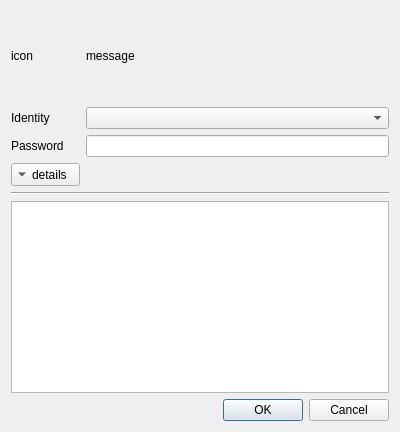
<?xml version="1.0" encoding="UTF-8"?>
<ui version="4.0">
 <class>DialogAgent</class>
 <widget class="QDialog" name="DialogAgent">
  <property name="geometry">
   <rect>
    <x>0</x>
    <y>0</y>
    <width>400</width>
    <height>432</height>
   </rect>
  </property>
  <property name="sizePolicy">
   <sizepolicy hsizetype="Preferred" vsizetype="MinimumExpanding">
    <horstretch>0</horstretch>
    <verstretch>0</verstretch>
   </sizepolicy>
  </property>
  <property name="minimumSize">
   <size>
    <width>400</width>
    <height>0</height>
   </size>
  </property>
  <property name="windowTitle">
   <string>Authentication Required</string>
  </property>
  <layout class="QGridLayout" name="gridLayout">
   <property name="sizeConstraint">
    <enum>QLayout::SetMinimumSize</enum>
   </property>
   <item row="2" column="1">
    <widget class="QLineEdit" name="lineEditPassword">
     <property name="echoMode">
      <enum>QLineEdit::Normal</enum>
     </property>
    </widget>
   </item>
   <item row="5" column="0" colspan="2">
    <widget class="Line" name="line">
     <property name="sizePolicy">
      <sizepolicy hsizetype="Minimum" vsizetype="Minimum">
       <horstretch>0</horstretch>
       <verstretch>0</verstretch>
      </sizepolicy>
     </property>
     <property name="orientation">
      <enum>Qt::Horizontal</enum>
     </property>
    </widget>
   </item>
   <item row="2" column="0">
    <widget class="QLabel" name="labelPrompt">
     <property name="text">
      <string>Password</string>
     </property>
    </widget>
   </item>
   <item row="7" column="0" colspan="2">
    <widget class="QDialogButtonBox" name="buttonBox">
     <property name="orientation">
      <enum>Qt::Horizontal</enum>
     </property>
     <property name="standardButtons">
      <set>QDialogButtonBox::Cancel|QDialogButtonBox::Ok</set>
     </property>
    </widget>
   </item>
   <item row="1" column="1">
    <widget class="QComboBox" name="comboBoxIdentity"/>
   </item>
   <item row="0" column="1">
    <widget class="QLabel" name="labelMessage">
     <property name="sizePolicy">
      <sizepolicy hsizetype="MinimumExpanding" vsizetype="MinimumExpanding">
       <horstretch>0</horstretch>
       <verstretch>0</verstretch>
      </sizepolicy>
     </property>
     <property name="text">
      <string notr="true">message</string>
     </property>
     <property name="wordWrap">
      <bool>true</bool>
     </property>
    </widget>
   </item>
   <item row="1" column="0">
    <widget class="QLabel" name="label">
     <property name="text">
      <string>Identity</string>
     </property>
    </widget>
   </item>
   <item row="0" column="0">
    <widget class="QLabel" name="labelIcon">
     <property name="minimumSize">
      <size>
       <width>64</width>
       <height>64</height>
      </size>
     </property>
     <property name="maximumSize">
      <size>
       <width>64</width>
       <height>64</height>
      </size>
     </property>
     <property name="text">
      <string notr="true">icon</string>
     </property>
    </widget>
   </item>
   <item row="3" column="0">
    <widget class="QToolButton" name="toolButton">
     <property name="text">
      <string>details</string>
     </property>
     <property name="checkable">
      <bool>true</bool>
     </property>
     <property name="toolButtonStyle">
      <enum>Qt::ToolButtonTextBesideIcon</enum>
     </property>
     <property name="arrowType">
      <enum>Qt::DownArrow</enum>
     </property>
    </widget>
   </item>
   <item row="6" column="0" colspan="2">
    <widget class="QTextEdit" name="textEditDetails"/>
   </item>
  </layout>
 </widget>
 <resources/>
 <connections>
  <connection>
   <sender>buttonBox</sender>
   <signal>accepted()</signal>
   <receiver>DialogAgent</receiver>
   <slot>accept()</slot>
   <hints>
    <hint type="sourcelabel">
     <x>248</x>
     <y>254</y>
    </hint>
    <hint type="destinationlabel">
     <x>157</x>
     <y>270</y>
    </hint>
   </hints>
  </connection>
  <connection>
   <sender>buttonBox</sender>
   <signal>rejected()</signal>
   <receiver>DialogAgent</receiver>
   <slot>reject()</slot>
   <hints>
    <hint type="sourcelabel">
     <x>316</x>
     <y>260</y>
    </hint>
    <hint type="destinationlabel">
     <x>286</x>
     <y>270</y>
    </hint>
   </hints>
  </connection>
  <connection>
   <sender>toolButton</sender>
   <signal>toggled(bool)</signal>
   <receiver>textEditDetails</receiver>
   <slot>setVisible(bool)</slot>
   <hints>
    <hint type="sourcelabel">
     <x>10</x>
     <y>136</y>
    </hint>
    <hint type="destinationlabel">
     <x>23</x>
     <y>165</y>
    </hint>
   </hints>
  </connection>
 </connections>
</ui>
